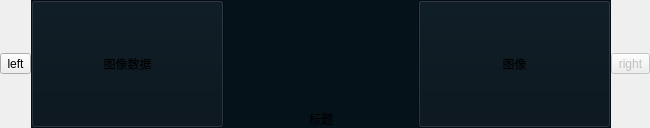
          <widget class="QWidget" name="scrollAreaWidgetContents">
           <property name="geometry">
            <rect>
             <x>0</x>
             <y>0</y>
             <width>650</width>
             <height>128</height>
            </rect>
           </property>
           <property name="maximumSize">
            <size>
             <width>710</width>
             <height>16777215</height>
            </size>
           </property>
           <layout class="QHBoxLayout" name="horizontalLayout_3">
            <property name="spacing">
             <number>0</number>
            </property>
            <property name="leftMargin">
             <number>0</number>
            </property>
            <property name="topMargin">
             <number>0</number>
            </property>
            <property name="rightMargin">
             <number>0</number>
            </property>
            <property name="bottomMargin">
             <number>0</number>
            </property>
            <item>
             <widget class="QToolButton" name="toolButton_SwipeLeft">
              <property name="text">
               <string>left</string>
              </property>
              <property name="icon">
               <iconset resource="../../../main/client/resources.qrc">
                <normaloff>:/assets/button/left.png</normaloff>:/assets/button/left.png</iconset>
              </property>
              <property name="iconSize">
               <size>
                <width>25</width>
                <height>25</height>
               </size>
              </property>
             </widget>
            </item>
            <item>
             <widget class="QWidget" name="WidgetImage" native="true">
              <property name="styleSheet">
               <string notr="true">QWidget{
background: rgba(6, 18, 26, 1);
}</string>
              </property>
              <layout class="QHBoxLayout" name="LayoutImage">
               <property name="spacing">
                <number>0</number>
               </property>
               <property name="leftMargin">
                <number>0</number>
               </property>
               <property name="topMargin">
                <number>0</number>
               </property>
               <property name="rightMargin">
                <number>0</number>
               </property>
               <property name="bottomMargin">
                <number>0</number>
               </property>
               <item>
                <widget class="QToolButton" name="toolButton_image05">
                 <property name="sizePolicy">
                  <sizepolicy hsizetype="Preferred" vsizetype="Preferred">
                   <horstretch>0</horstretch>
                   <verstretch>0</verstretch>
                  </sizepolicy>
                 </property>
                 <property name="text">
                  <string>图像数据</string>
                 </property>
                 <property name="toolButtonStyle">
                  <enum>Qt::ToolButtonStyle::ToolButtonTextUnderIcon</enum>
                 </property>
                </widget>
               </item>
               <item>
                <layout class="QVBoxLayout" name="verticalLayout_2" stretch="1,0">
                 <property name="spacing">
                  <number>0</number>
                 </property>
                 <item>
                  <widget class="QLabel" name="label_image_show">
                   <property name="sizePolicy">
                    <sizepolicy hsizetype="Minimum" vsizetype="Minimum">
                     <horstretch>0</horstretch>
                     <verstretch>0</verstretch>
                    </sizepolicy>
                   </property>
                   <property name="text">
                    <string/>
                   </property>
                  </widget>
                 </item>
                 <item>
                  <widget class="QLabel" name="label_image_title">
                   <property name="text">
                    <string>标题</string>
                   </property>
                   <property name="alignment">
                    <set>Qt::AlignmentFlag::AlignCenter</set>
                   </property>
                  </widget>
                 </item>
                </layout>
               </item>
               <item>
                <widget class="QToolButton" name="toolButton_image">
                 <property name="sizePolicy">
                  <sizepolicy hsizetype="Preferred" vsizetype="Preferred">
                   <horstretch>0</horstretch>
                   <verstretch>0</verstretch>
                  </sizepolicy>
                 </property>
                 <property name="text">
                  <string>图像</string>
                 </property>
                 <property name="toolButtonStyle">
                  <enum>Qt::ToolButtonStyle::ToolButtonTextUnderIcon</enum>
                 </property>
                </widget>
               </item>
              </layout>
             </widget>
            </item>
            <item>
             <widget class="QToolButton" name="toolButton_SwipeRight">
              <property name="enabled">
               <bool>false</bool>
              </property>
              <property name="text">
               <string>right</string>
              </property>
              <property name="icon">
               <iconset resource="../../../main/client/resources.qrc">
                <normaloff>:/assets/button/right.png</normaloff>:/assets/button/right.png</iconset>
              </property>
              <property name="iconSize">
               <size>
                <width>25</width>
                <height>25</height>
               </size>
              </property>
             </widget>
            </item>
           </layout>
          </widget>
